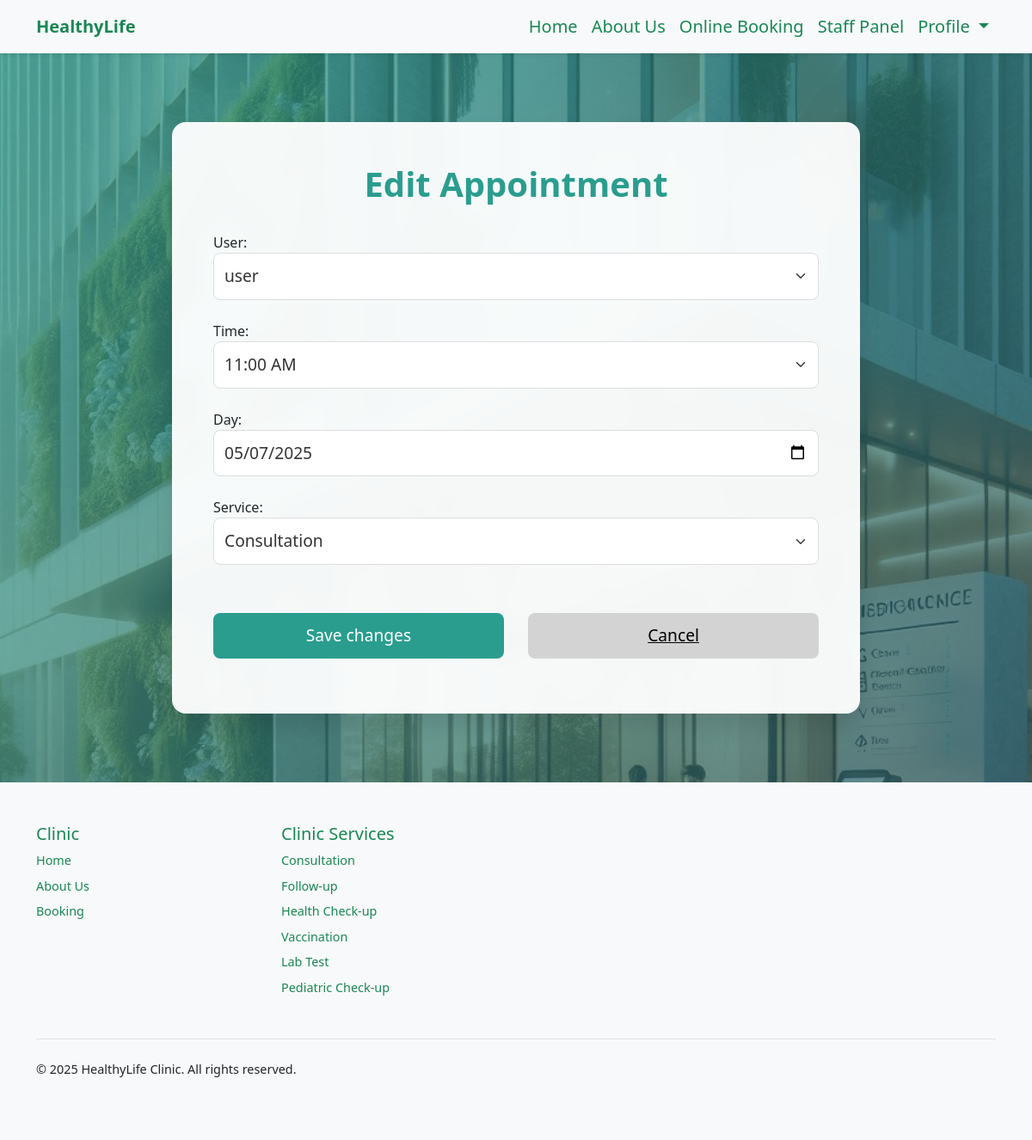
The app's page /edit_appointment/59/ (signed in), older data.
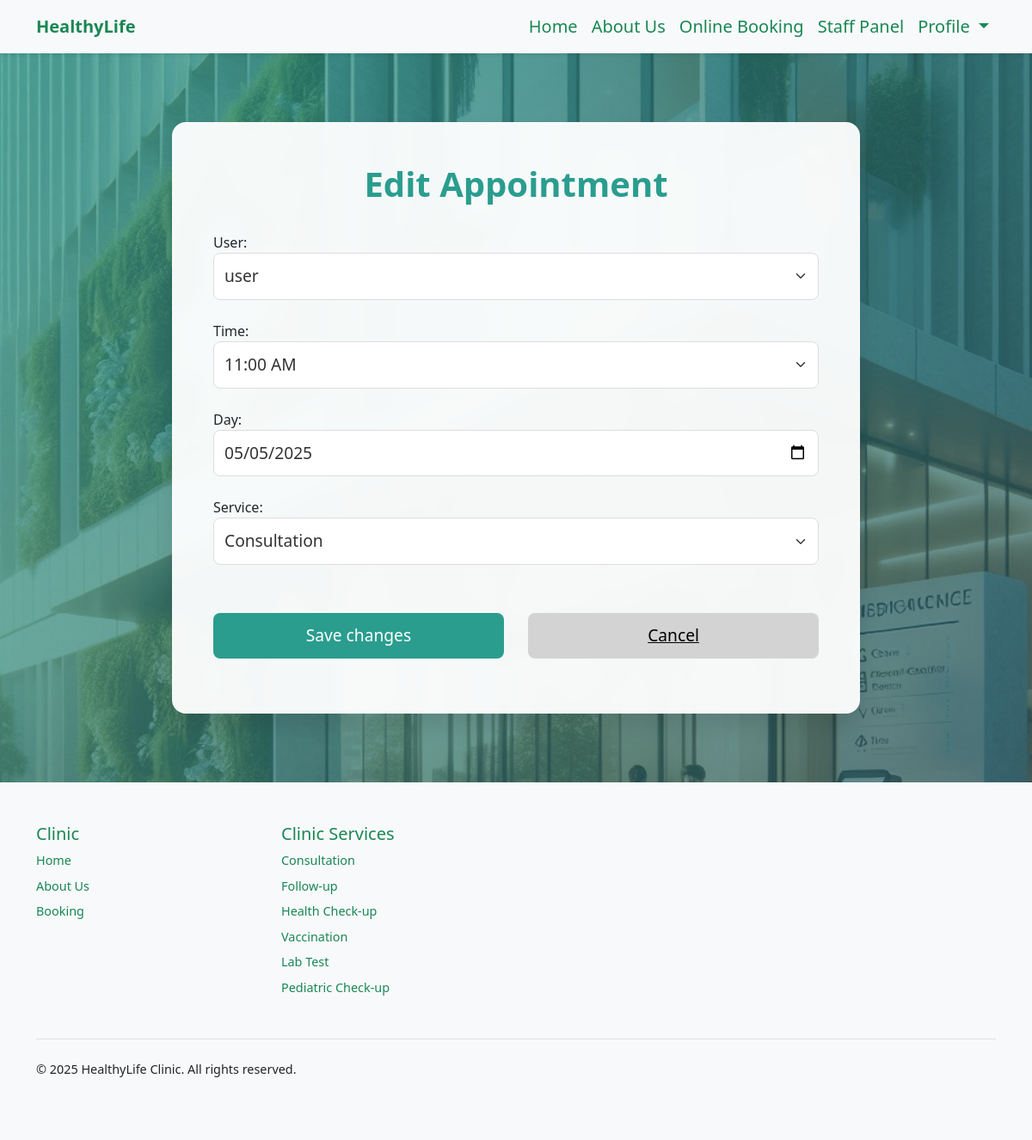
The same page, newer data.
### booking/models.py (models this page shows, shortened)
class Appointment(models.Model):
    user = models.ForeignKey(User, on_delete=models.CASCADE, null=True, blank=True)
    service = models.CharField(max_length=50, choices=SERVICE_CHOICES, default="Doctor care")
    doctor = models.CharField(max_length=255, default="Unknown")
    day = models.DateField(default=datetime.now)
    time = models.CharField(max_length=10, choices=TIME_CHOICES, default="3 PM")
    time_ordered = models.DateTimeField(default=datetime.now, blank=True)

### booking/views.py (the view)
# urls.py: path('edit_appointment/<int:appointment_id>/', views.edit_appointment, name='edit_appointment'),
def edit_appointment(request, appointment_id):
    if not request.user.is_staff:
        return HttpResponseForbidden("You are not authorized to edit this appointment.")
    appointment = get_object_or_404(Appointment, id=appointment_id)
    if request.method == 'POST':
        form = AppointmentForm(request.POST, instance=appointment)
        if form.is_valid():
            form.save()
            return redirect('staffPanel')
    else:
        form = AppointmentForm(instance=appointment)
    return render(request, 'edit_appointment.html', {'form': form})

### booking/forms.py
class AppointmentForm(forms.ModelForm):
    class Meta:
        model = Appointment
        fields = ['user', 'time', 'day', 'service']  # custom field order
        widgets = {
            'user': forms.Select(attrs={'class': 'form-select'}),
            'time': forms.Select(attrs={'class': 'form-select'}),
            'day': forms.DateInput(attrs={
                'class': 'form-control',
                'type': 'date',
                'placeholder': 'Select a date'
            }),
            'service': forms.Select(attrs={'class': 'form-select'}),
        }

### booking/templates/edit_appointment.html (shortened to what this page needs)
{% extends 'layout.html' %}
{% load static %}
{% block body %}
{% if user.is_authenticated and user.is_staff %}
<div class="booking-panel">
    <h1>Edit Appointment</h1>
    <form method="post">
        {{ form.as_p }}
        <div class="button-container">
            <button type="submit" class="custom-btn">
                <span class="button-text">Save changes</span>
            </button>
            <a href="{% url 'staffPanel' %}" class="custom-btn cancel-btn">Cancel</a>
        </div>
    </form>
</div>
{% else %}
<div class="booking-panel">
    <h1>You Are Not Authorized!</h1>
    <a href="{% url 'login' %}" class="custom-btn">Sign in</a>
</div>
{% endif %}
{% endblock %}

Row changes from the older to the newer data that the page shows:
changed Appointment "user": day "05/07/2025" → "05/05/2025"
